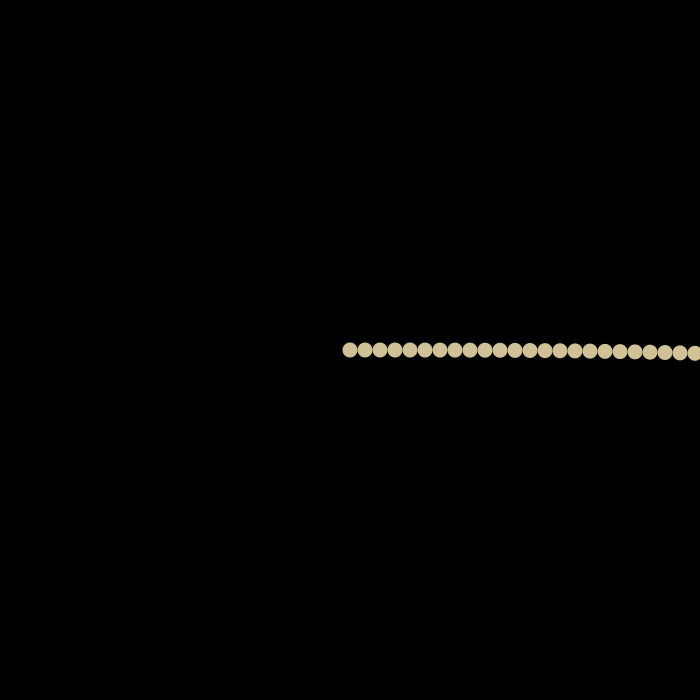
Frame 1 (no input)
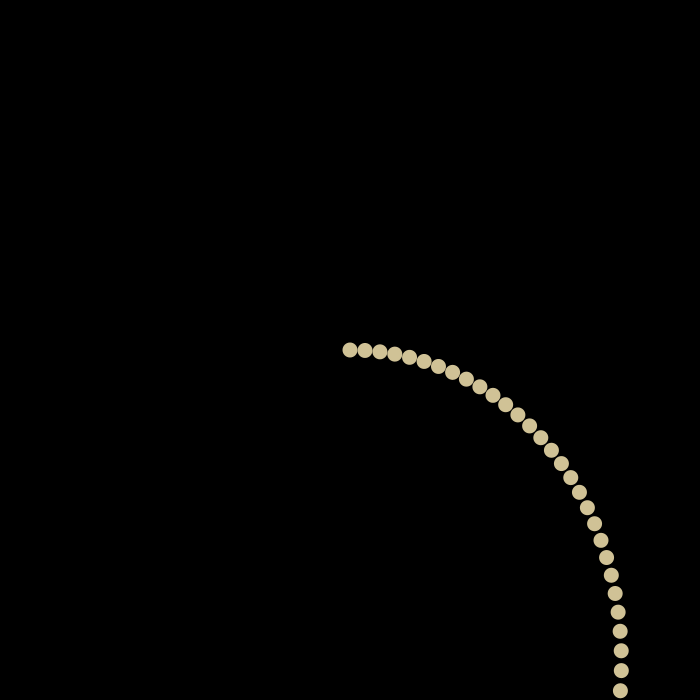
Frame 60 (the mouse pressed at the canvas centre just before this capture)
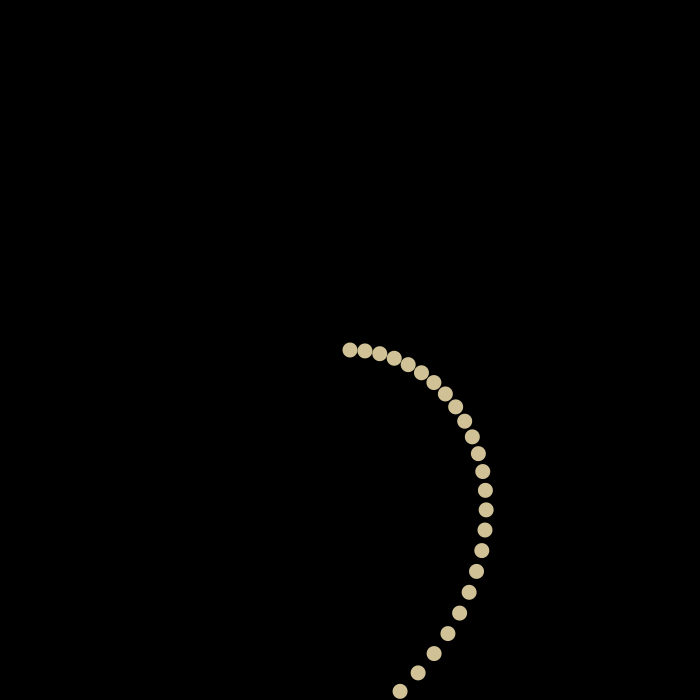
Frame 120 (the mouse held since frame 60 and released just before this capture)

The Processing sketch that drew these frames (run headless with seeded random() and noise(); from frame 60 on, the mouse is pressed at the canvas centre):

// Processing sketch: s07e1francisca
// ── s07e1francisca.pde
float x, y;
float angle, r;
float a;

void setup () {
  size(700, 700);
  background (0);
}

void draw () {

  background (0);
  translate (width/2, height/2);

  for (int i = 0; i < 30; i++) {
    a+=0.0005;
    float velocidad = map (i, 0, 29, 0, a);
    angle = velocidad;
    r = i * 15;
    x = r * cos (angle);
    y = r * sin (angle);

    noStroke();
    fill(208, 194, 150);
    ellipse (x, y, 15, 15);
  }



  angle += .01;
}
